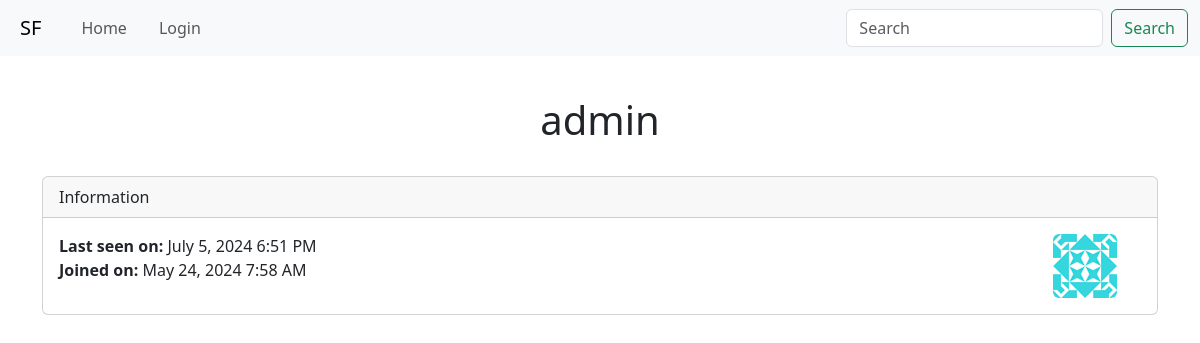
Screenshot of /user/admin/ with the database file from the repository.
### app/models.py (models this page shows, shortened)
class User(UserMixin, db.Model):
    id: so.Mapped[int] = so.mapped_column(primary_key=True)
    username: so.Mapped[str] = so.mapped_column(sa.String(64), index=True, unique=True)
    email: so.Mapped[str] = so.mapped_column(sa.String(120), index=True, unique=True)
    password_hash: so.Mapped[Optional[str]] = so.mapped_column(sa.String(256))
    about_me: so.Mapped[Optional[str]] = so.mapped_column(sa.String(140))
    last_seen: so.Mapped[Optional[datetime]] = so.mapped_column(sa.DateTime(),
                                                                default=lambda: datetime.now(timezone.utc))
    joined: so.Mapped[datetime] = so.mapped_column(sa.DateTime(), default=lambda: datetime.now(timezone.utc))
    admin: so.Mapped[bool] = so.mapped_column(sa.Boolean(), default=False)
    posts: so.WriteOnlyMapped['Post'] = so.relationship('Post',
                                                        back_populates='author',
                                                        passive_deletes=True)
    threads: so.WriteOnlyMapped['Thread'] = so.relationship('Thread',
                                                            back_populates='user',
                                                            passive_deletes=True)
    def avatar(self):
        filepath = os.path.join(f'app/static/img/avatars/{self.id}.png')
        if os.path.isfile(filepath):
            return url_for('static', filename=f'img/avatars/{self.id}.png')
        return url_for('static', filename='img/avatars/default_avatar.png')

### app/main/routes.py (the view)
@bp.route('/user/<username>/', methods=['GET'])
def user(username):
    user = db.first_or_404(sa.select(User).where(User.username == username))
    return render_template('user.html', user=user)

### app/main/routes.py (called while the page is built)
@bp.before_request
def before_request():
    if current_user.is_authenticated:
        current_user.last_seen = datetime.now(timezone.utc)
        db.session.commit()

### app/templates/user.html (shortened to what this page needs)
{% extends "base.html" %}
{% block content %}
    <h1 class="text-center p-4">{{ user.username }}</h1>
    <div class="card">
        <div class="card-header">
            Information
        </div>
        <div class="card-body">
            <div class="row">
                <div class="col-8">
                    <p class="card-text">
                        {% if user.last_seen %}
                            <strong>Last seen on:</strong> {{ moment(user.last_seen).format('LLL') }}<br/>
                        {% endif %}
                        {% if user.joined %}
                            <strong>Joined on:</strong> {{ moment(user.joined).format('LLL') }}<br/>
                        {% endif %}
                    </p>
                </div>
                <div class="col-4">
                    <img src="{{ user.avatar() }}" class="rounded float-end me-4" alt="">
                </div>
            </div>
        </div>
    </div>
{% endblock %}

### rows the page displays
User: username "admin", last_seen "July 5, 2024 6:51 PM", joined "May 24, 2024 7:58 AM"
